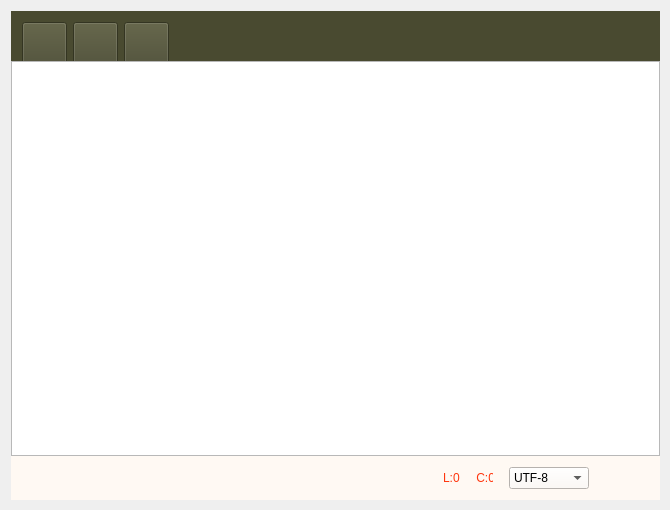
<?xml version="1.0" encoding="UTF-8"?>
<ui version="4.0">
 <class>Widget</class>
 <widget class="QWidget" name="Widget">
  <property name="geometry">
   <rect>
    <x>0</x>
    <y>0</y>
    <width>670</width>
    <height>510</height>
   </rect>
  </property>
  <property name="windowTitle">
   <string>我的记事本</string>
  </property>
  <property name="windowIcon">
   <iconset resource="res.qrc">
    <normaloff>:/icon/note.png</normaloff>:/icon/note.png</iconset>
  </property>
  <widget class="QWidget" name="layoutWidget">
   <property name="geometry">
    <rect>
     <x>0</x>
     <y>0</y>
     <width>671</width>
     <height>511</height>
    </rect>
   </property>
   <layout class="QVBoxLayout" name="verticalLayout">
    <property name="spacing">
     <number>0</number>
    </property>
    <item>
     <widget class="QWidget" name="widgetButtons" native="true">
      <property name="minimumSize">
       <size>
        <width>0</width>
        <height>50</height>
       </size>
      </property>
      <property name="styleSheet">
       <string notr="true">background-color: rgb(73, 74, 48);</string>
      </property>
      <widget class="QWidget" name="layoutWidget">
       <property name="geometry">
        <rect>
         <x>0</x>
         <y>0</y>
         <width>661</width>
         <height>51</height>
        </rect>
       </property>
       <layout class="QHBoxLayout" name="horizontalLayout">
        <item>
         <widget class="QPushButton" name="btnOpen">
          <property name="minimumSize">
           <size>
            <width>45</width>
            <height>45</height>
           </size>
          </property>
          <property name="styleSheet">
           <string notr="true">QPushButton { border-image: url(:/icon/o1.png) }
QPushButton:hover { border-image: url(:/icon/o2.png) }
QPushButton:pressed { border-image: url(:/icon/o3.png) }
</string>
          </property>
          <property name="text">
           <string/>
          </property>
         </widget>
        </item>
        <item>
         <widget class="QPushButton" name="btnSave">
          <property name="minimumSize">
           <size>
            <width>45</width>
            <height>45</height>
           </size>
          </property>
          <property name="styleSheet">
           <string notr="true">
QPushButton { border-image: url(:/icon/s1.png) }

QPushButton:hover { border-image: url(:/icon/s2.png) }
QPushButton:pressed { border-image: url(:/icon/s3.png) }
</string>
          </property>
          <property name="text">
           <string/>
          </property>
         </widget>
        </item>
        <item>
         <widget class="QPushButton" name="btnClose">
          <property name="minimumSize">
           <size>
            <width>45</width>
            <height>45</height>
           </size>
          </property>
          <property name="styleSheet">
           <string notr="true">
QPushButton { border-image: url(:/icon/c1.png) }

QPushButton:hover { border-image: url(:/icon/c2.png) }

QPushButton:pressed { border-image: url(:/icon/c3.png) }
</string>
          </property>
          <property name="text">
           <string/>
          </property>
         </widget>
        </item>
        <item>
         <spacer name="horizontalSpacer">
          <property name="orientation">
           <enum>Qt::Horizontal</enum>
          </property>
          <property name="sizeHint" stdset="0">
           <size>
            <width>40</width>
            <height>20</height>
           </size>
          </property>
         </spacer>
        </item>
       </layout>
      </widget>
     </widget>
    </item>
    <item>
     <widget class="MyTextEdit" name="textEdit"/>
    </item>
    <item>
     <widget class="QWidget" name="widgetBottom" native="true">
      <property name="minimumSize">
       <size>
        <width>0</width>
        <height>35</height>
       </size>
      </property>
      <property name="styleSheet">
       <string notr="true">
background-color: rgb(255, 249, 243);</string>
      </property>
      <layout class="QHBoxLayout" name="horizontalLayout_2">
       <item>
        <spacer name="horizontalSpacer_2">
         <property name="orientation">
          <enum>Qt::Horizontal</enum>
         </property>
         <property name="sizeHint" stdset="0">
          <size>
           <width>430</width>
           <height>20</height>
          </size>
         </property>
        </spacer>
       </item>
       <item>
        <widget class="QLabel" name="labelPosition">
         <property name="minimumSize">
          <size>
           <width>50</width>
           <height>0</height>
          </size>
         </property>
         <property name="styleSheet">
          <string notr="true">color: rgb(255, 54, 14);
font: 75 10pt &quot;Agency FB&quot;;</string>
         </property>
         <property name="text">
          <string>L:0     C:0</string>
         </property>
        </widget>
       </item>
       <item>
        <spacer name="horizontalSpacer_4">
         <property name="orientation">
          <enum>Qt::Horizontal</enum>
         </property>
         <property name="sizeHint" stdset="0">
          <size>
           <width>18</width>
           <height>20</height>
          </size>
         </property>
        </spacer>
       </item>
       <item>
        <widget class="QComboBox" name="comboBox">
         <property name="minimumSize">
          <size>
           <width>70</width>
           <height>0</height>
          </size>
         </property>
         <item>
          <property name="text">
           <string>UTF-8</string>
          </property>
         </item>
         <item>
          <property name="text">
           <string>UTF-16 LE</string>
          </property>
         </item>
         <item>
          <property name="text">
           <string>ANSI</string>
          </property>
         </item>
         <item>
          <property name="text">
           <string>GB18030</string>
          </property>
         </item>
        </widget>
       </item>
       <item>
        <spacer name="horizontalSpacer_3">
         <property name="orientation">
          <enum>Qt::Horizontal</enum>
         </property>
         <property name="sizeHint" stdset="0">
          <size>
           <width>68</width>
           <height>20</height>
          </size>
         </property>
        </spacer>
       </item>
      </layout>
     </widget>
    </item>
   </layout>
  </widget>
 </widget>
 <layoutdefault spacing="6" margin="11"/>
 <customwidgets>
  <customwidget>
   <class>MyTextEdit</class>
   <extends>QTextEdit</extends>
   <header>mytextedit.h</header>
  </customwidget>
 </customwidgets>
 <resources>
  <include location="res.qrc"/>
 </resources>
 <connections/>
</ui>
